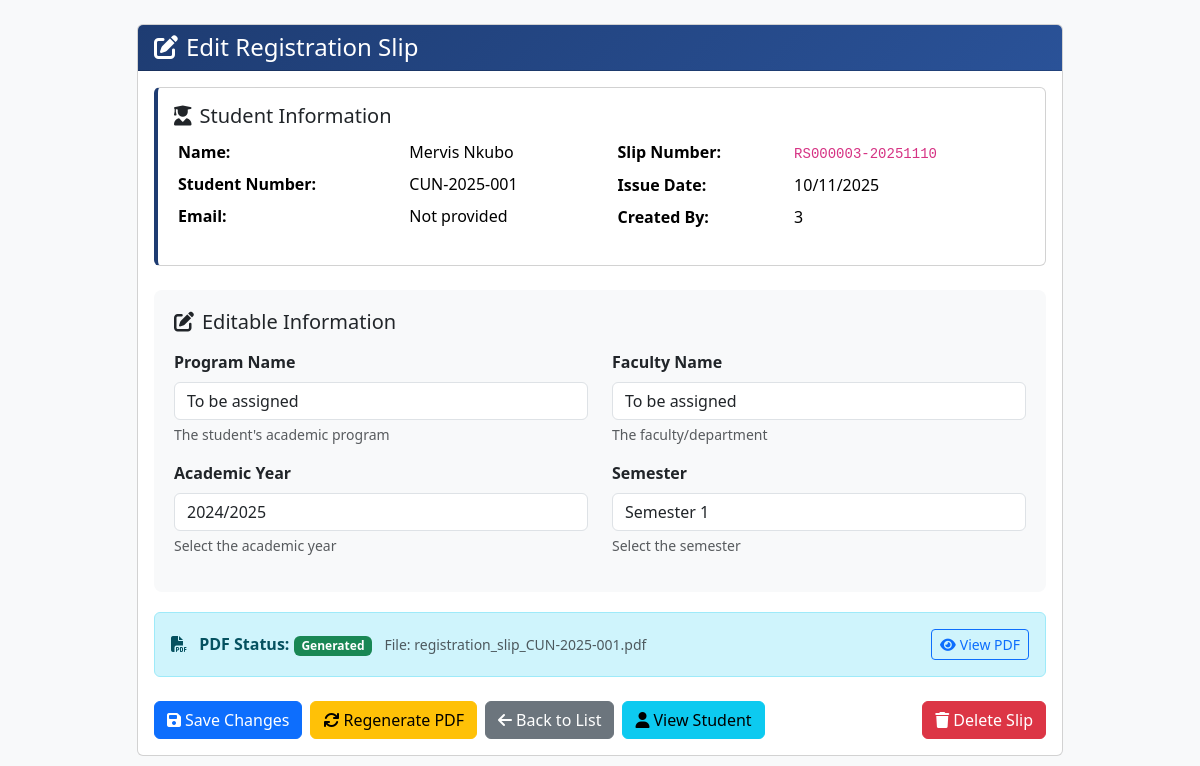
The app's page /admin/edit_registration_slip/1 (signed in) with its own data.
### app/models.py (models this page shows, shortened)
class Student(db.Model):
    __tablename__ = "student"
    id = db.Column(db.Integer, primary_key=True)
    student_number = db.Column(db.String(20), unique=True, nullable=False)
    name = db.Column(db.String(100), nullable=False)
    email = db.Column(db.String(120), unique=True, nullable=True)
    phone = db.Column(db.String(20), nullable=True)
    program = db.Column(db.String(50), nullable=True)
    faculty = db.Column(db.String(100), nullable=True)
    intake_year = db.Column(db.Integer, nullable=True)
    year_of_study = db.Column(db.Integer, nullable=True)
    semester = db.Column(db.String(20), nullable=True)
    created_at = db.Column(db.DateTime, default=lambda: datetime.now(timezone.utc))
    user = db.relationship("User", back_populates="student_profile", uselist=False, foreign_keys=[User.student_id])
    payments = db.relationship("Payment", back_populates="student", lazy=True, cascade="all, delete-orphan")
    registrations = db.relationship("Registration", back_populates="student", lazy=True, cascade="all, delete-orphan")
    registration_slips = db.relationship("RegistrationSlip", back_populates="student", lazy=True, cascade="all, delete-orphan")
    course_enrollments = db.relationship("CourseEnrollment", back_populates="student", lazy=True, cascade="all, delete-orphan")

class RegistrationSlip(db.Model):
    __tablename__ = "registration_slip"
    id = db.Column(db.Integer, primary_key=True)
    slip_number = db.Column(db.String(50), unique=True, nullable=False)
    student_id = db.Column(db.Integer, db.ForeignKey('student.id'), nullable=False)
    issue_date = db.Column(db.DateTime, nullable=False, default=lambda: datetime.now(timezone.utc))
    pdf_filename = db.Column(db.String(255), nullable=True)
    created_by = db.Column(db.String(100), nullable=True)
    created_date = db.Column(db.DateTime, default=lambda: datetime.now(timezone.utc))
    academic_year = db.Column(db.String(20), nullable=True)
    semester = db.Column(db.String(20), nullable=True)
    program_name = db.Column(db.String(100), nullable=True)
    faculty_name = db.Column(db.String(100), nullable=True)
    student = db.relationship("Student", back_populates="registration_slips")

### app/routes/admin_routes.py (the view, shortened to what this page needs)
@admin_bp.route('/edit_registration_slip/<int:slip_id>', methods=['GET', 'POST'])
@admin_required
def edit_registration_slip(slip_id):
    slip = RegistrationSlip.query.get_or_404(slip_id)
    return render_template('admin/edit_registration_slip.html', slip=slip)

### app/__init__.py (called while the page is built)
@login_manager.user_loader
def load_user(user_id):
    return User.query.get(int(user_id))

### app/routes/admin_routes.py (called while the page is built)
def admin_required(f):
    @wraps(f)
    def decorated_function(*args, **kwargs):
        if 'user_id' not in session or session.get('role') != 'admin':
            flash("Please log in as admin to access this page.", "warning")
            return redirect(url_for('admin.admin_login'))
        return f(*args, **kwargs)
    return decorated_function

### app/templates/admin/edit_registration_slip.html (shortened to what this page needs)
<!DOCTYPE html>
<html lang="en">
<head>
    <link rel="stylesheet" href="https://cdn.jsdelivr.net/npm/bootstrap@5.3.2/dist/css/bootstrap.min.css">
    <link rel="stylesheet" href="https://cdnjs.cloudflare.com/ajax/libs/font-awesome/6.4.0/css/all.min.css">
</head>
<body class="bg-light">
    <div class="container py-4">
        <div class="row justify-content-center">
            <div class="col-lg-10">
                <div class="card">
                    <div class="card-header text-white">
                        <h4 class="mb-0">
                            <i class="fas fa-edit me-2"></i>Edit Registration Slip
                        </h4>
                    </div>
                    <div class="card-body">
                        <div class="card student-info-card mb-4">
                            <div class="card-body">
                                <h5 class="card-title">
                                    <i class="fas fa-user-graduate me-2"></i>Student Information
                                </h5>
                                <div class="row">
                                    <div class="col-md-6">
                                        <table class="table table-sm table-borderless">
                                            <tr>
                                                <td><strong>Name:</strong></td>
                                                <td>{{ slip.student.name }}</td>
                                            </tr>
                                            <tr>
                                                <td><strong>Student Number:</strong></td>
                                                <td>{{ slip.student.student_number }}</td>
                                            </tr>
                                            <tr>
                                                <td><strong>Email:</strong></td>
                                                <td>{{ slip.student.email or 'Not provided' }}</td>
                                            </tr>
                                        </table>
                                    </div>
                                    <div class="col-md-6">
                                        <table class="table table-sm table-borderless">
                                            <tr>
                                                <td><strong>Slip Number:</strong></td>
                                                <td><code>{{ slip.slip_number }}</code></td>
                                            </tr>
                                            <tr>
                                                <td><strong>Issue Date:</strong></td>
                                                <td>{{ slip.issue_date.strftime('%d/%m/%Y') }}</td>
                                            </tr>
                                            <tr>
                                                <td><strong>Created By:</strong></td>
                                                <td>{{ slip.created_by or 'System' }}</td>
                                            </tr>
                                        </table>
                                    </div>
                                </div>
                            </div>
                        </div>
                        <form method="POST">
                            <div class="form-section">
                                <h5 class="mb-3">
                                    <i class="fas fa-edit me-2"></i>Editable Information
                                </h5>
                                <div class="row">
                                    <div class="col-md-6 mb-3">
                                        <label for="program_name" class="form-label">
                                            <strong>Program Name</strong>
                                        </label>
                                        <input type="text" class="form-control" id="program_name" name="program_name"
                                               value="{{ slip.program_name or '' }}"
                                               placeholder="Enter program name" required>
                                        <div class="form-text">The student's academic program</div>
                                    </div>
                                    <div class="col-md-6 mb-3">
                                        <label for="faculty_name" class="form-label">
                                            <strong>Faculty Name</strong>
                                        </label>
                                        <input type="text" class="form-control" id="faculty_name" name="faculty_name"
                                               value="{{ slip.faculty_name or '' }}"
                                               placeholder="Enter faculty name" required>
                                        <div class="form-text">The faculty/department</div>
                                    </div>
                                </div>
                                <div class="row">
                                    <div class="col-md-6 mb-3">
                                        <label for="academic_year" class="form-label">
                                            <strong>Academic Year</strong>
                                        </label>
                                        <select class="form-control" id="academic_year" name="academic_year" required>
                                            <option value="2024/2025" {% if slip.academic_year == '2024/2025' or not slip.academic_year %}selected{% endif %}>2024/2025</option>
                                        </select>
                                        <div class="form-text">Select the academic year</div>
                                    </div>
                                    <div class="col-md-6 mb-3">
                                        <label for="semester" class="form-label">
                                            <strong>Semester</strong>
                                        </label>
                                        <select class="form-control" id="semester" name="semester" required>
                                            <option value="Semester 1" {% if slip.semester == 'Semester 1' or not slip.semester %}selected{% endif %}>Semester 1</option>
                                        </select>
                                        <div class="form-text">Select the semester</div>
                                    </div>
                                </div>
                            </div>
                            <div class="alert alert-info">
                                <div class="d-flex justify-content-between align-items-center">
                                    <div>
                                        <i class="fas fa-file-pdf me-2"></i>
                                        <strong>PDF Status:</strong>
                                        {% if slip.pdf_filename %}
                                            <span class="badge bg-success">Generated</span>
                                            <small class="text-muted ms-2">File: {{ slip.pdf_filename }}</small>
                                        {% else %}
                                            <span class="badge bg-warning">Not Generated</span>
                                        {% endif %}
                                    </div>
                                    {% if slip.pdf_filename %}
                                    <a href="{{ url_for('admin.serve_registration_slip', filename=slip.pdf_filename) }}"
                                       class="btn btn-sm btn-outline-primary" target="_blank">
                                        <i class="fas fa-eye me-1"></i>View PDF
                                    </a>
                                    {% endif %}
                                </div>
                            </div>
                            <div class="d-flex flex-wrap gap-2 mt-4">
                                <button type="submit" class="btn btn-primary">
                                    <i class="fas fa-save me-1"></i>Save Changes
                                </button>
                                <a href="{{ url_for('admin.regenerate_slip_pdf', slip_id=slip.id) }}"
                                   class="btn btn-warning">
                                    <i class="fas fa-sync me-1"></i>Regenerate PDF
                                </a>
                                <a href="{{ url_for('admin.view_registration_slips') }}"
                                   class="btn btn-secondary">
                                    <i class="fas fa-arrow-left me-1"></i>Back to List
                                </a>
                                <a href="{{ url_for('admin.view_student_details', student_id=slip.student.id) }}"
                                   class="btn btn-info">
                                    <i class="fas fa-user me-1"></i>View Student
                                </a>
                                <a href="{{ url_for('admin.delete_registration_slip', slip_id=slip.id) }}"
                                   class="btn btn-danger ms-auto"
                                   onclick="return confirm('⚠️ WARNING: This will permanently delete this registration slip!\\n\\nAre you sure you want to proceed?')">
                                    <i class="fas fa-trash me-1"></i>Delete Slip
                                </a>
                            </div>
                        </form>
                    </div>
                </div>
            </div>
        </div>
    </div>
</body>
</html>

### app/templates/admin/edit_registration_slip.html (style rules this page uses)
.card-header { background: linear-gradient(135deg, #1e3c72 0%, #2a5298 100%); }
.student-info-card { border-left: 4px solid #1e3c72; }
.form-section { background: #f8f9fa; border-radius: 8px; padding: 20px; margin-bottom: 20px; }

### records on screen
Student: student.name "Mervis Nkubo", student.student_number "CUN-2025-001", student "Not provided"
RegistrationSlip: slip_number "RS000003-20251110", issue_date "10/11/2025", created_by "3", program_name "To be assigned", faculty_name "To be assigned", academic_year "2024/2025", semester "Semester 1", pdf_filename "registration_slip_CUN-2025-001.pdf"
